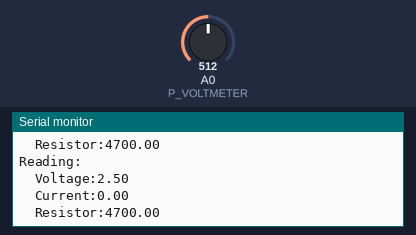
A sketch run on a simulated Arduino Uno, built with avr-gcc and run on an emulated ATmega328P. On the bench: the last lines printed to the serial monitor. The inputs (shaded band) are chosen by the test bench; at power-on: A0 (P_VOLTMETER) = 512.

Above: at 1.3 s.
1.4 s: A0 (P_VOLTMETER) set to 716
At 1.83 s:
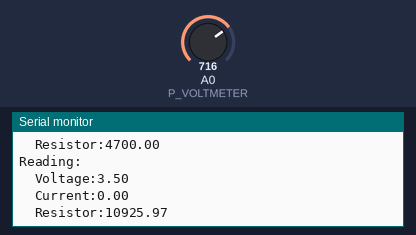
2.9 s: A0 (P_VOLTMETER) set to 900
At 3.34 s:
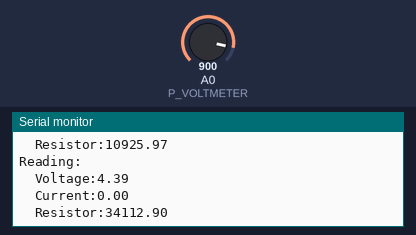
Timing chart, 0 to 5.9 s (numbered marks = the images above; inputs shaded):
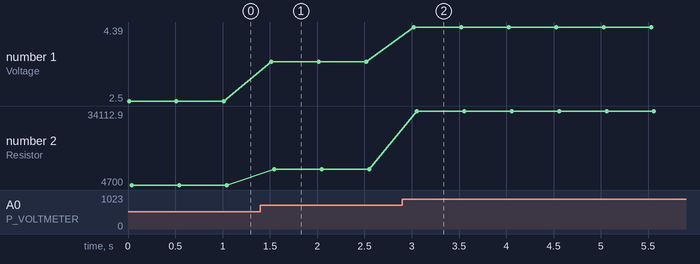

The sketch:

multimeter.ino
```cpp
#include <Arduino.h>

// Known resitor of the two (in ohms)
#define KNOWN_R 4700.0

// Voltage of the circuit (in volts)
#define KNOWN_V 5.0

// Pins definitions
#define P_VOLTMETER A0

const double STEP = KNOWN_V/1024;

void setup()
{
	Serial.begin(9600);
	pinMode(P_VOLTMETER, INPUT);
}

void loop()
{
	double raw_voltage = analogRead(P_VOLTMETER);
	double voltage     = raw_voltage*STEP;
	double current     = (KNOWN_V - voltage)/KNOWN_R;
	double resistor    = voltage/current;

	// String message = "Reading:\n\tVoltage:" + voltage + "\n\tCurrent:" + current + "\n\tResistor:" + resistor;
	// Serial.println(message);
	Serial.println("Reading:");

	Serial.print("\tVoltage:");
	Serial.println(voltage, 2);

	Serial.print("\tCurrent:");
	Serial.println(current, 2);

	Serial.print("\tResistor:");
	Serial.println(resistor, 2);

	delay(500);
}
```

Measured:
- after the input at 1.4 s, the serial monitor: prints a new line after 0.12 s (image 1)
- after the input at 2.9 s, the serial monitor: prints a new line after 0.12 s (image 2)
- plotted number 1: 2.5 → 3.5 after the input at 1.4 s, 3.5 → 4.39 after the input at 2.9 s
- plotted number 2: 4700 → 10925.97 after the input at 1.4 s, 10925.97 → 34112.9 after the input at 2.9 s
